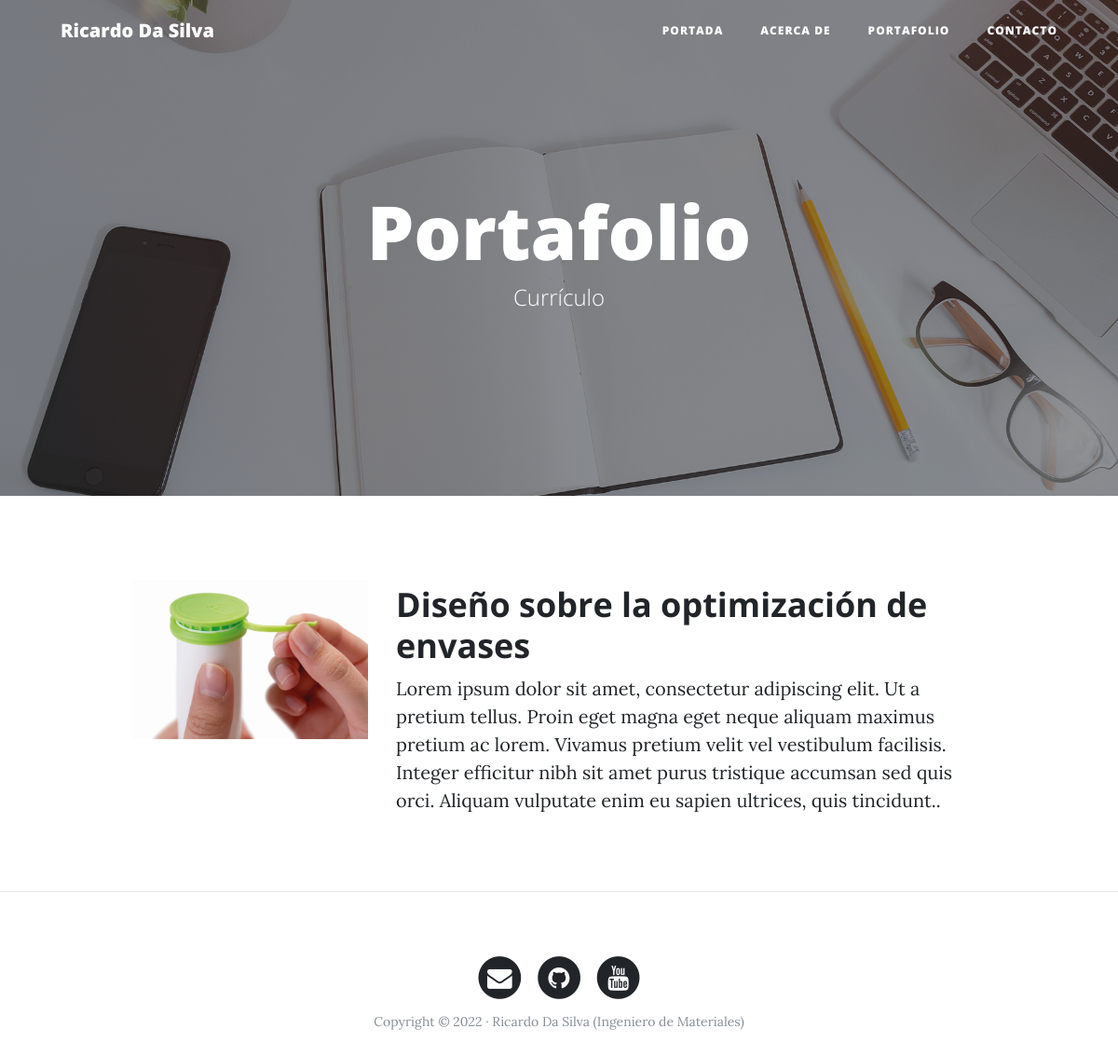
/portafolio/, run on an earlier commit of the app's database.
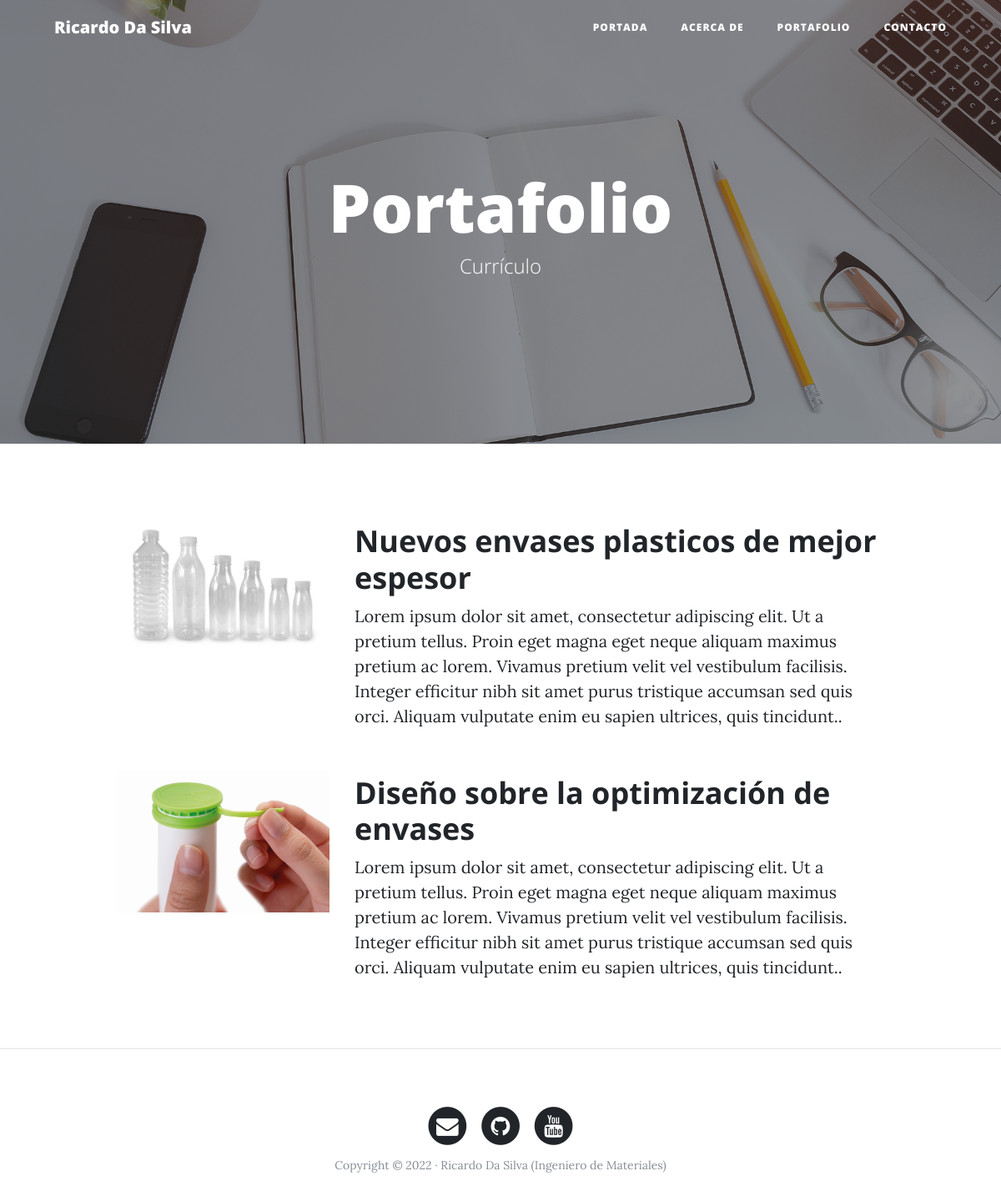
And on a later commit of the database.
### portfolio/models.py (models this page shows, shortened)
class Project(models.Model):
    title = models.CharField(max_length=200, verbose_name='Titulo')
    description =models.TextField(verbose_name='Descripcion')
    image =models.ImageField(verbose_name='Imagen', upload_to='projects')#todas las imagenes que se suban se van a guardar en la carpeta media/projects
    link=models.URLField(verbose_name= 'Mas informacion',null=True,blank=True)
    created =models.DateTimeField(auto_now_add=True,verbose_name='Fecha de creacion')
    updated =models.DateTimeField(auto_now=True,verbose_name='Fecha de edicion')
    class Meta:  #Se utiliza para dar detalees extendidos a la clase, ejemplo modificar el nombre project por proyecto, etc.
        verbose_name = "Proyecto"
        verbose_name_plural= "Proyectos"
        ordering = ["-created"]   # el guion delante hace que sea invertido la ordenacion

### portfolio/views.py (the view)
# urls.py: path('portafolio/', portfolio_views.portafolio, name='portafolio'),
def portafolio(request):
    projects = Project.objects.all()
    return render(request,"portfolio/portafolio.html",{'projects':projects})

### portfolio/templates/portfolio/portafolio.html (shortened to what this page needs)
{% extends 'core/base.html' %}
{% block background %}{% load static %}{% static 'core/img/portfolio-bg.jpg' %}{% endblock %}
{% block header %}
<h1>Portafolio</h1>
<span class="subheading">Currículo</span>
{% endblock %}
{% block content%}
	{% for project in projects %}
	<div class="row project">
				<div class="col-lg-3 col-md-4 offset-lg-1">
					<img class="img-fluid" src="{{project.image.url}}" alt="">
				</div>
				<div class="col-lg-7 col-md-8">
					<h2 class="section-heading title">{{project.title}}</h2>
				<p>{{project.description}}</p>
				</div>
			</div>
	{% endfor %}
{% endblock %}

### core/templates/core/base.html (shortened to what this page needs)
<!DOCTYPE html>
<html lang="es">
  <head>
    {% load static %}
    <link href="{% static 'core/vendor/bootstrap/css/bootstrap.min.css' %}" rel="stylesheet">
    <link href="{%static 'core/vendor/font-awesome/css/font-awesome.min.css'%}" rel="stylesheet" type="text/css">
    <link href="{% static 'core/css/clean-blog.min.css'%}" rel="stylesheet">
  </head>
  <body>
    <nav class="navbar navbar-expand-lg navbar-light fixed-top" id="mainNav">
      <div class="container">
        <a class="navbar-brand" href="{% url 'home' %}">Ricardo Da Silva</a>
        <div class="collapse navbar-collapse" id="navbarResponsive">
          <ul class="navbar-nav ml-auto">
            <li class="nav-item">
              <a class="nav-link" href="{% url 'home' %}">Portada</a>
            </li>
            <li class="nav-item">
              <a class="nav-link" href="{% url 'about' %}">Acerca de</a>
            </li>
            <li class="nav-item">
              <a class="nav-link" href="{% url 'portafolio' %}">Portafolio</a>
            </li>
            <li class="nav-item">
              <a class="nav-link" href="{% url 'contacto' %}">Contacto</a>
            </li>
          </ul>
        </div>
      </div>
    </nav>
    <header class="masthead"  style="background-image: url('{% block background %}{% endblock %}')">
      <div class="overlay"></div>
      <div class="container">
        <div class="row">
          <div class="col-lg-8 col-md-10 mx-auto">
            <div class="site-heading">
                {% block header %}{% endblock %}
            </div>
          </div>
        </div>
      </div>
    </header>
      <div class="container">
            {% block content%}{% endblock %}
      </div>
{% if request.path != "/" %}<hr>{% endif %}
    <footer>
      <div class="container">
        <div class="row">
          <div class="col-lg-8 col-md-10 mx-auto">
            <ul class="list-inline text-center">
              <li class="list-inline-item">
                <a href="#">
                  <span class="fa-stack fa-lg">
                    <i class="fa fa-circle fa-stack-2x"></i>
                    <i class="fa fa-envelope fa-stack-1x fa-inverse"></i>
                  </span>
                </a>
              </li>
              <li class="list-inline-item">
                <a href="#">
                  <span class="fa-stack fa-lg">
                    <i class="fa fa-circle fa-stack-2x"></i>
                    <i class="fa fa-github fa-stack-1x fa-inverse"></i>
                  </span>
                </a>
              </li>
              <li class="list-inline-item">
                <a href="#">
                  <span class="fa-stack fa-lg">
                    <i class="fa fa-circle fa-stack-2x"></i>
                    <i class="fa fa-youtube fa-stack-1x fa-inverse"></i>
                  </span>
                </a>
              </li>
            </ul>
            <p class="copyright text-muted">Copyright &copy; 2022 · Ricardo Da Silva (Ingeniero de Materiales) </p>
          </div>
        </div>
      </div>
    </footer>
  </body>
</html>

What changed in the data, as far as the page shows it:
added Project: image (picture), title "Nuevos envases plasticos de mejor espesor", description "Lorem ipsum dolor sit amet, consectetur adipiscing elit. Ut a pretium tellus. Proin eget magna eget neque aliquam maximus pretium ac lorem. Vivamus pretium velit vel vestibulum facilisis. Integer efficitur nibh sit amet purus tristique accumsan sed quis orci. Aliquam vulputate enim eu sapien ultrices, quis tincidunt.."
